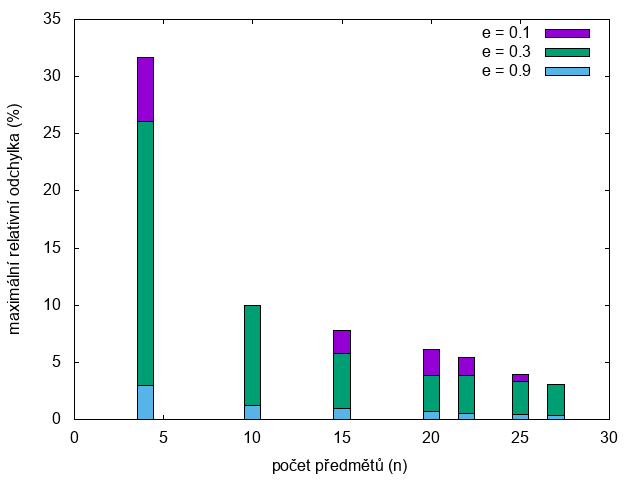

Reproduce this figure in gnuplot.
set terminal png
set xlabel "počet předmětů (n)"
set ylabel "maximální relativní odchylka (%)"
set style fill solid 1.00 border
set xrange [0:30]
set style fill solid border -1
set boxwidth 0.9
plot "max-error.txt" using 1:2 title 'e = 0.1' with boxes, \
     "max-error.txt" using 1:3 title 'e = 0.3' with boxes, \
     "max-error.txt" using 1:4 title 'e = 0.9' with boxes
